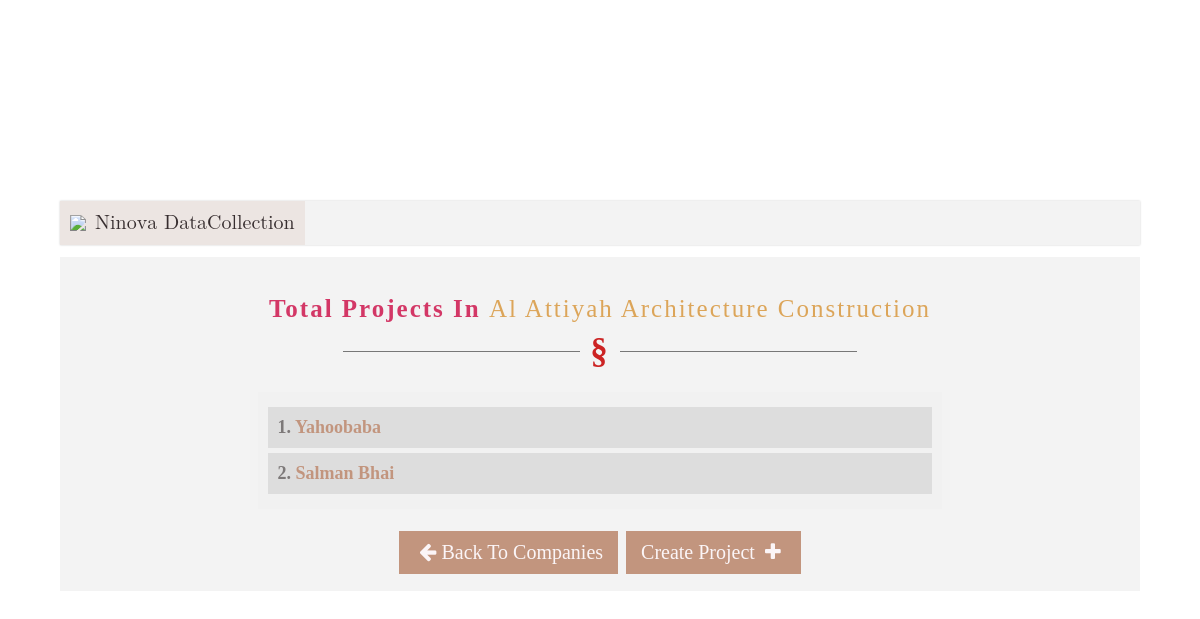
Page /projects_by_company/1/ on the earlier database version.
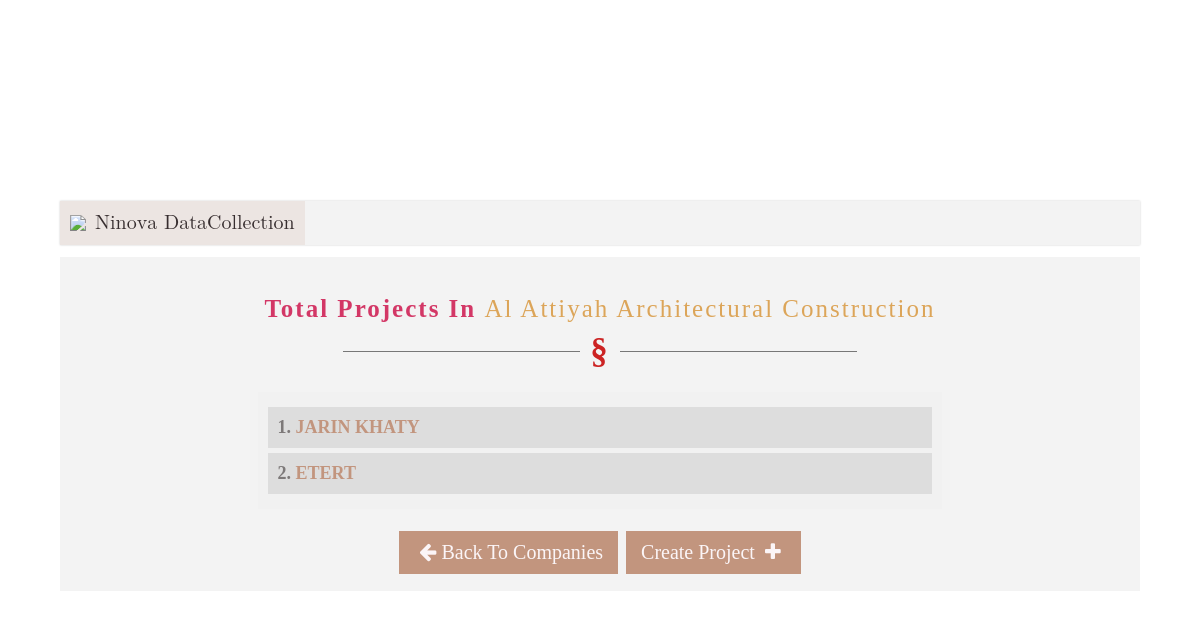
Same page on the later database version.
### app/models.py (models this page shows, shortened)
class Company(models.Model):
    user_baba = models.ForeignKey(User, on_delete=models.CASCADE, null=True)
    company = models.CharField(max_length=70)
    logo = models.ImageField(upload_to='company_logos/')  # Add this field for the company logo
    def __str__(self):
        return self.company

class Project(models.Model):
    company = models.ForeignKey(
        Company, on_delete=models.CASCADE, null=True)
    project_name = models.CharField(max_length=100)
    main_contractor_name = models.CharField(max_length=100)
    plot_area = models.DecimalField(max_digits=50, decimal_places=2)
    built_up_area = models.DecimalField(max_digits=50, decimal_places=2)
    location = models.CharField(max_length=100)

### app/views.py (the view)
# urls.py: path('projects_by_company/<int:company_id>/', views.projects_by_company, name='projects_by_company'),
def projects_by_company(request,company_id):
    companies = Company.objects.all()
    print(companies)
    company = Company.objects.get(id=company_id)
    projects = Project.objects.filter(company=company)
    context = {
        'company': company,
        'projects': projects,
        'companies': companies,
    }
    return render(request, 'app/projects_by_company.html',context)

### app/templates/app/projects_by_company.html
{% extends 'app/base.html' %}
{% block content %}
<div class="p-by-c">
    <br>
    <div class="eleven">
        <h1 class="heading-icon" style="color: #ce1c51df; font-weight:bolder; ">
            Total projects in <span style="font-weight: lighter; color:#dca559;">{{ company.company }}</span></h1>
    </div>
    <div class="list-container">
        <div class="new-ul-list">
            {% for project in projects %}
          <li class="li-style"><a href="{% url 'project_detail' project.id %}"> <span style="color:#7d7979">{{ forloop.counter }}. </span> {{ project.project_name }}</a></li>
          {% empty %}
          <li class="li-style"><a href="#">No projects added for <i class="text-success">{{ company.company }}</i> yet</a></li>
          {% endfor %}
        </div>
      </div>
      <div style="display: flex;justify-content:center;">
      <a class="mybutton" href="/"><i class="fa fa-arrow-left"></i>Back to Companies</a>
      <a class="mybutton" href="{% url 'create_project' company.id %}"> Create Project <i class="fa fa-plus"></i></a>
</div>
</div>
{% endblock content %}

Differences in the rows shown:
removed Project: project_name "Yahoobaba"
removed Project: project_name "Salman Bhai"
changed Company: company "Al Attiyah Architecture Construction" → "Al Attiyah Architectural Construction"
added Project: project_name "JARIN KHATY"
added Project: project_name "ETERT"
